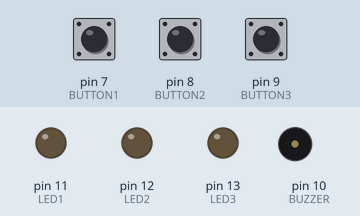
The sketch below on a simulated Arduino Uno, built with avr-gcc and run on an emulated ATmega328P. Parts: output pins drawn as LEDs (lit = HIGH), buzzer (waves = sounding). The inputs (shaded band) are chosen by the test bench; at power-on: pin 7 (BUTTON1) HIGH, pin 8 (BUTTON2) HIGH, pin 9 (BUTTON3) HIGH.

Above: at 1.2 s.
1.3 s: pin 7 (BUTTON1) pulled LOW for 0.15 s
At 1.37 s:
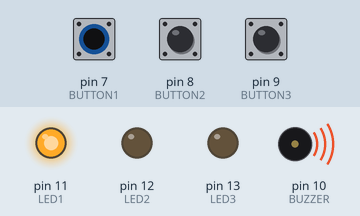
2.9 s: pin 8 (BUTTON2) pulled LOW for 0.15 s
At 2.97 s:
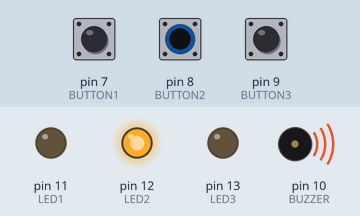
4.5 s: pin 9 (BUTTON3) pulled LOW for 0.15 s
At 4.57 s:
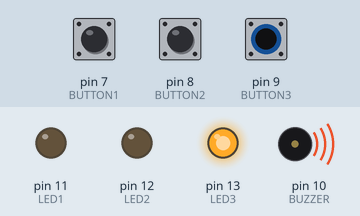
6.1 s: pin 9 (BUTTON3) pulled LOW for 3.2 s
At 10.0 s:
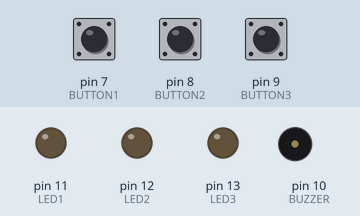
10.8 s: pin 7 (BUTTON1) pulled LOW for 3.2 s
At 11.2 s:
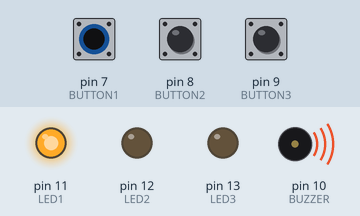
Timing chart, 0 to 15.5 s (numbered marks = the images above; inputs shaded):
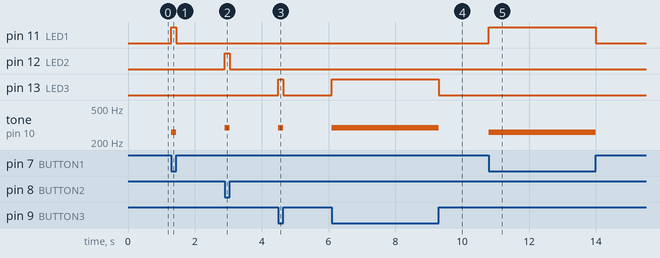

The sketch:

piano.ino
```cpp
#define BUTTON1 7
#define BUTTON2 8
#define BUTTON3 9

#define BUZZER 10

#define LED1 11
#define LED2 12
#define LED3 13

// frequencia de cada nota musical
const int c = 261; // dó
const int d = 293; // ré
const int e = 329; // mi
const int f = 349; // fá
const int g = 391; // sol
const int a = 440; // lá
const int b = 493; // dó

const int intervalDelay = 1000;

void setup() {
  pinMode(BUTTON1, INPUT_PULLUP);
  pinMode(BUTTON2, INPUT_PULLUP);
  pinMode(BUTTON3, INPUT_PULLUP);

  pinMode(BUZZER, OUTPUT);

  pinMode(LED1, OUTPUT);
  pinMode(LED2, OUTPUT);
  pinMode(LED3, OUTPUT);
}

void loop() {
//  reproduzir as notas
//  executeNotes();

  // salva estado de cada botao
  bool stateButton1 = digitalRead(BUTTON1);
  bool stateButton2 = digitalRead(BUTTON2);
  bool stateButton3 = digitalRead(BUTTON3);

  if (stateButton1 == LOW) {
    tone(BUZZER, c);
    digitalWrite(LED1, HIGH);
  } else if (stateButton2 == LOW) {
    tone(BUZZER, d);
    digitalWrite(LED2, HIGH);
  } else if (stateButton3 == LOW) {
    tone(BUZZER, d);
    digitalWrite(LED3, HIGH);
  } else {
    noTone(BUZZER);
    digitalWrite(LED1, LOW);
    digitalWrite(LED2, LOW);
    digitalWrite(LED3, LOW);
  }

//  noTone(BUZZER);
//  delay(2000);
}

void executeNotes() {
  tone(BUZZER, c);
  delay(intervalDelay);

  tone(BUZZER, d);
  delay(intervalDelay);

  tone(BUZZER, e);
  delay(intervalDelay);

  tone(BUZZER, f);
  delay(intervalDelay);

  tone(BUZZER, g);
  delay(intervalDelay);

  tone(BUZZER, a);
  delay(intervalDelay);

  tone(BUZZER, b);
  delay(intervalDelay);
}
```

Measured:
- after the input at 1.3 s, pin 11 (LED1): LOW → HIGH at once, → LOW 0.15 s later; tone on pin 10 (BUZZER): silent → 261 Hz at once, → silent 0.15 s later
- after the input at 2.9 s, pin 12 (LED2): LOW → HIGH at once, → LOW 0.15 s later; tone on pin 10 (BUZZER): silent → 293 Hz at once, → silent 0.15 s later
- after the input at 4.5 s, pin 13 (LED3): LOW → HIGH at once, → LOW 0.15 s later; tone on pin 10 (BUZZER): silent → 293 Hz at once, → silent 0.15 s later
- after the input at 6.1 s, pin 13 (LED3): LOW → HIGH at once, → LOW 3.2 s later; tone on pin 10 (BUZZER): silent → 293 Hz at once, → silent 3.2 s later
- after the input at 10.8 s, pin 11 (LED1): LOW → HIGH at once, → LOW 3.2 s later; tone on pin 10 (BUZZER): silent → 261 Hz at once, → silent 3.2 s later
